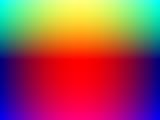
#> input picture GiuaKy/sample_color_image.jpg, 160 x 120 px
$ jupyter execute ON_TAP_GIUA_KY_HOC_MAY_102230046.ipynb   (shell and % lines are left out)
#> lines starting #> are read from the running program, lines starting #| are printed output that depends on the picture
# BÀI THI / ÔN TẬP THỰC HÀNH GIỮA KỲ MÔN HỌC MÁY (MACHINE LEARNING)
**Họ và tên sinh viên:** Nguyễn Đỗ Thắng
**MSSV:** 102230046
**Lớp:** 23T_NHAT1

---
### NỘI DUNG YÊU CẦU ĐỀ THI:
1. **Phân đoạn ảnh (Image Segmentation):** Phân cụm ảnh màu (RGB) và ảnh trắng đen (Grayscale) bằng thuật toán **K-Means** và **Fuzzy C-Means (FCM)** (tối thiểu 4-5 cụm, thử nghiệm 5 và 7 cụm).
2. **Dữ liệu bảng (Dataset):** Thực hiện phân cụm bằng **K-Means**, **FCM** và phân lớp bằng **K-NN**.
3. **Yêu cầu kỹ thuật bắt buộc:**
   - **Bắt buộc tự code thuật toán (Custom from scratch)** bằng NumPy, không được gọi hàm thuật toán từ thư viện để làm chính.
   - **So sánh với thư viện có sẵn (Scikit-Learn, Scikit-Fuzzy):** So sánh kết quả, thời gian, biểu đồ đối sánh side-by-side và bảng biểu số liệu rõ ràng.
   - **Biểu đồ chứng minh lý do chọn $K$ và chọn $C$:**
     - Với K-Means: Phương pháp **Elbow Method (WCSS/Inertia)** và **Silhouette Score**.
     - Với FCM: Hệ số phân hoạch mờ **FPC (Fuzzy Partition Coefficient)** và **Silhouette Score**.
     - Với K-NN: Biểu đồ **Tỷ lệ lỗi (Error Rate)** và **Độ chính xác (Accuracy)** theo các giá trị $K$ lân cận.
   - **Phân biệt bản chất:** Sự khác biệt cốt lõi giữa xử lý ảnh màu và ảnh trắng đen trong phân đoạn ảnh.

[cell 1]
# 1. CÀI ĐẶT THƯ VIỆN & CẤU HÌNH HIỂN THỊ
import time
import os
import numpy as np
import pandas as pd
import matplotlib.pyplot as plt
from PIL import Image

# Thư viện scikit-learn để làm đối chứng so sánh
from sklearn.cluster import KMeans as SklearnKMeans
from sklearn.neighbors import KNeighborsClassifier as SklearnKNN
from sklearn.metrics import silhouette_score, accuracy_score, confusion_matrix, classification_report
from sklearn.datasets import load_iris
from sklearn.model_selection import train_test_split
from sklearn.preprocessing import StandardScaler

# Cấu hình đồ họa đẹp mắt, hiển thị trực tiếp trong notebook
plt.style.use('seaborn-v0_8-whitegrid' if 'seaborn-v0_8-whitegrid' in plt.style.available else 'default')
plt.rcParams['font.sans-serif'] = 'DejaVu Sans'
plt.rcParams['figure.dpi'] = 110

print("Đã nạp đầy đủ các thư viện cần thiết!")

---
# PHẦN 1: PHÂN ĐOẠN ẢNH (IMAGE SEGMENTATION) BẰNG K-MEANS & FUZZY C-MEANS

### 1.1. Phân biệt bản chất giữa Ảnh màu (RGB) và Ảnh trắng đen (Grayscale) trong Phân cụm
Trong bài toán phân đoạn ảnh bằng học máy:
1. **Cấu trúc dữ liệu & Số chiều không gian đặc trưng:**
   - **Ảnh màu (RGB):** Là tensor 3 chiều kích thước $H \times W \times 3$. Mỗi điểm ảnh (pixel) là một vector đặc trưng 3 chiều biểu thị cường độ màu:
     $$\vec{p} = [R, G, B]^T \in [0, 255]^3$$
     Khi đưa vào thuật toán phân cụm, ảnh được làm phẳng (flatten/reshape) thành ma trận dữ liệu:
     $$X_{color} \in \mathbb{R}^{(H \cdot W) \times 3}$$
     Các cụm tìm được đại diện cho **các nhóm màu chủ đạo (color palettes)** trong ảnh.
   - **Ảnh trắng đen / Mức xám (Grayscale):** Là ma trận 2 chiều kích thước $H \times W$. Mỗi điểm ảnh chỉ có 1 kênh duy nhất biểu thị cường độ sáng (luminance/intensity):
     $$p = I \in [0, 255]$$
     Khi đưa vào phân cụm, ảnh được reshape thành ma trận 1 chiều:
     $$X_{gray} \in \mathbb{R}^{(H \cdot W) \times 1}$$
     Các cụm tìm được phân vùng ảnh theo **các mức độ sáng tối (độ chói / contrast)**, giúp tách biệt các vùng sáng, vùng xám trung gian và vùng tối/bóng râm.

2. **Cách tính khoảng cách:**
   - Với ảnh màu: Khoảng cách Euclidean trong không gian 3D:
     $$d(p_1, p_2) = \sqrt{(R_1 - R_2)^2 + (G_1 - G_2)^2 + (B_1 - B_2)^2}$$
   - Với ảnh xám: Khoảng cách là độ chênh lệch cường độ sáng 1D:
     $$d(p_1, p_2) = |I_1 - I_2|$$

3. **Tái tạo ảnh sau phân cụm:**
   Mỗi điểm ảnh được thay thế bằng giá trị màu của tâm cụm (centroid) mà nó thuộc về, giúp giảm số màu trong ảnh về đúng $K$ màu đại diện.

[cell 2]
# 1.2. CÀI ĐẶT THUẬT TOÁN K-MEANS TỪ ĐẦU (CUSTOM K-MEANS FROM SCRATCH)
class CustomKMeans:
    """
    Thuật toán K-Means phân cụm tự cài đặt 100% bằng NumPy thuần.
    - Hỗ trợ khoảng cách: 'euclidean' hoặc 'manhattan'.
    - Tối ưu hóa vector hóa (vectorization) để xử lý ảnh hàng vạn pixel cực nhanh.
    """
    def __init__(self, k=5, max_iters=100, tol=1e-4, metric='euclidean', random_state=42):
        self.k = k
        self.max_iters = max_iters
        self.tol = tol
        self.metric = metric
        self.random_state = random_state
        self.centroids = None
        self.labels_ = None
        self.inertia_ = None  # WCSS: Tổng bình phương khoảng cách tới tâm cụm
        self.n_iter_ = 0

    def _compute_distance(self, X, centroids):
        """Tính ma trận khoảng cách giữa các điểm X (N, D) và các tâm (K, D)"""
        if self.metric == 'euclidean':
            return np.linalg.norm(X[:, np.newaxis, :] - centroids[np.newaxis, :, :], axis=2)
        elif self.metric == 'manhattan':
            return np.sum(np.abs(X[:, np.newaxis, :] - centroids[np.newaxis, :, :]), axis=2)
        else:
            raise ValueError("Metric phải là 'euclidean' hoặc 'manhattan'")

    def _init_centroids(self, X):
        np.random.seed(self.random_state)
        n_samples = X.shape[0]
        # Khởi tạo ngẫu nhiên k điểm trong X làm tâm ban đầu
        indices = np.random.choice(n_samples, self.k, replace=False)
        return X[indices].astype(float)

    def fit(self, X):
        X = np.asarray(X, dtype=float)
        n_samples = X.shape[0]
        self.centroids = self._init_centroids(X)

        for it in range(self.max_iters):
            self.n_iter_ = it + 1
            # Bước 1: Gán mỗi điểm vào tâm cụm gần nhất
            dists = self._compute_distance(X, self.centroids)
            labels = np.argmin(dists, axis=1)

            # Bước 2: Cập nhật lại tâm cụm bằng trung bình các điểm thuộc cụm
            new_centroids = np.zeros_like(self.centroids)
            for j in range(self.k):
                members = X[labels == j]
                if len(members) > 0:
                    new_centroids[j] = np.mean(members, axis=0)
                else:
                    new_centroids[j] = X[np.random.choice(n_samples)]

            # Kiểm tra điều kiện hội tụ
            shift = np.linalg.norm(new_centroids - self.centroids)
            self.centroids = new_centroids
            if shift < self.tol:
                break

        # Gán nhãn lần cuối và tính Inertia (WCSS)
        dists = self._compute_distance(X, self.centroids)
        self.labels_ = np.argmin(dists, axis=1)
        euc_dists = np.linalg.norm(X - self.centroids[self.labels_], axis=1)
        self.inertia_ = float(np.sum(euc_dists ** 2))
        return self

    # [4 lines left out: function predict, not called in this run]

    def fit_predict(self, X):
        self.fit(X)
        return self.labels_

print("Đã định nghĩa class CustomKMeans thành công!")

[cell 3]
# 1.3. CÀI ĐẶT THUẬT TOÁN FUZZY C-MEANS (FCM) TỪ ĐẦU
class CustomFCM:
    """
    Thuật toán Phân cụm mờ Fuzzy C-Means (FCM) tự cài đặt 100% bằng NumPy.
    - c: Số lượng cụm
    - m: Fuzziness exponent (hệ số mờ, thường m = 2.0)
    - tol: Ngưỡng dừng biến thiên ma trận thuộc tính U
    """
    def __init__(self, c=5, m=2.0, max_iters=100, tol=1e-4, random_state=42):
        self.c = c
        self.m = m
        self.max_iters = max_iters
        self.tol = tol
        self.random_state = random_state
        self.centers = None
        self.u = None           # Ma trận mức độ thuộc U kích thước (N, c)
        self.labels_ = None     # Nhãn cứng bằng argmax(U)
        self.obj_history = []
        self.n_iter_ = 0

    def fit(self, X):
        X = np.asarray(X, dtype=float)
        n_samples = X.shape[0]

        # Khởi tạo ma trận U ngẫu nhiên sao cho tổng mỗi hàng bằng 1
        np.random.seed(self.random_state)
        self.u = np.random.dirichlet(np.ones(self.c), size=n_samples)

        for it in range(self.max_iters):
            self.n_iter_ = it + 1
            u_old = self.u.copy()

            # 1. Cập nhật tọa độ tâm cụm v_i:
            # v_i = sum_k (u_ik^m * x_k) / sum_k (u_ik^m)
            um = self.u ** self.m
            self.centers = (um.T @ X) / np.sum(um, axis=0)[:, np.newaxis]

            # 2. Tính ma trận khoảng cách d_ij = ||x_j - v_i||
            dists = np.linalg.norm(X[:, np.newaxis, :] - self.centers[np.newaxis, :, :], axis=2)
            dists = np.fmax(dists, 1e-10)

            # 3. Tính hàm mục tiêu J_m
            j_m = float(np.sum((self.u ** self.m) * (dists ** 2)))
            self.obj_history.append(j_m)

            # 4. Cập nhật ma trận mức độ thuộc u_ik:
            # u_ik = 1 / sum_j ( (d_ik / d_jk) ^ (2 / (m - 1)) )
            power = 2.0 / (self.m - 1.0)
            inv_dists = 1.0 / dists
            inv_dists_power = inv_dists ** power
            self.u = inv_dists_power / np.sum(inv_dists_power, axis=1, keepdims=True)

            # Kiểm tra điều kiện dừng
            if np.max(np.abs(self.u - u_old)) < self.tol:
                break

        self.labels_ = np.argmax(self.u, axis=1)
        return self

    def compute_fpc(self):
        """Fuzzy Partition Coefficient (FPC) nằm trong [1/c, 1], càng gần 1 phân hoạch càng rõ rệt"""
        return float(np.sum(self.u ** 2) / len(self.u))

print("Đã định nghĩa class CustomFCM thành công!")

[cell 4]
# 1.4. NẠP ẢNH ĐỂ THỰC HIỆN PHÂN ĐOẠN
# (LƯU Ý THI CỬ: Thầy phát ảnh nào, bạn chỉ cần dán đường dẫn ảnh đó vào biến 'IMAGE_PATH')

IMAGE_PATH = 'sample_color_image.jpg'

if not os.path.exists(IMAGE_PATH):
    # Nếu chưa có ảnh, tự động sinh bức ảnh màu chất lượng cao để test ngay
    h, w = 150, 200
    xx, yy = np.meshgrid(np.linspace(0, 1, w), np.linspace(0, 1, h))
    # Tạo các dải màu phong phú (hoa quả / cảnh sắc)
    r = np.clip(np.sin(xx * np.pi * 1.5) * 255 + 50, 0, 255)
    g = np.clip(np.cos(yy * np.pi * 1.2) * 255 + 60, 0, 255)
    b = np.clip(((xx - 0.5)**2 + (yy - 0.5)**2) * 600, 0, 255)
    synthetic_img = np.stack([r, g, b], axis=-1).astype(np.uint8)
    Image.fromarray(synthetic_img).save(IMAGE_PATH)
    print(f"Đã tạo ảnh màu mẫu tại: {IMAGE_PATH}")

# Tải ảnh gốc (RGB) và ảnh mức xám (Grayscale)
raw_img = Image.open(IMAGE_PATH)
#> raw_img is the input picture: PIL image 160x120 RGB; mean R, G, B 160.9, 81.5, 84.1
raw_img.thumbnail((250, 250), Image.Resampling.LANCZOS) # Resize hợp lý để tính toán nhanh trong phòng thi

img_color_np = np.array(raw_img.convert('RGB'), dtype=float)
img_gray_np = np.array(raw_img.convert('L'), dtype=float)
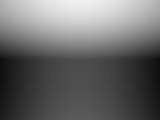
#> img_gray_np: shape (120, 160) float64; min 14, max 240, mean 105.5

fig, axes = plt.subplots(1, 2, figsize=(9, 4))
axes[0].imshow(img_color_np.astype('uint8'))
axes[0].set_title(f"Ảnh màu gốc (RGB)\nKích thước: {img_color_np.shape[1]}x{img_color_np.shape[0]}x3", fontweight='bold')
axes[0].axis('off')

axes[1].imshow(img_gray_np.astype('uint8'), cmap='gray')
axes[1].set_title(f"Ảnh trắng đen gốc (Grayscale)\nKích thước: {img_gray_np.shape[1]}x{img_gray_np.shape[0]}", fontweight='bold')
axes[1].axis('off')

plt.suptitle("HÌNH ẢNH ĐẦU VÀO ĐƯỢC CHUẨN BỊ CHO BÀI TOÁN PHÂN ĐOẠN", fontsize=13, fontweight='bold')
plt.tight_layout()
plt.show()
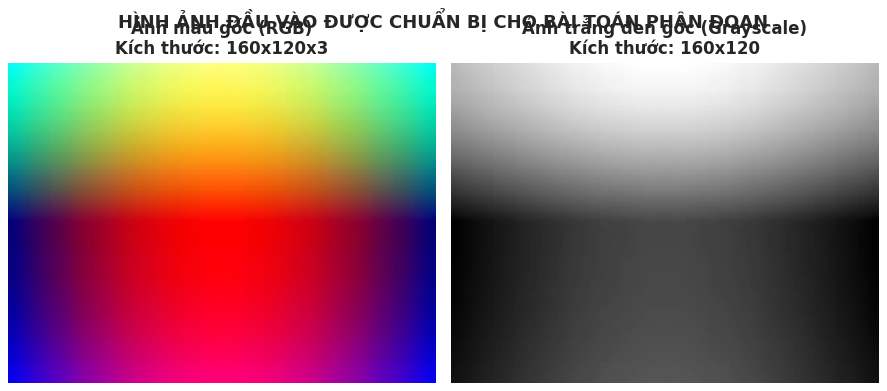
#> figure drawn by matplotlib, 2 panels

[cell 5]
# 1.5. PHÂN ĐOẠN ẢNH MÀU BẰNG K-MEANS (THỬ NGHIỆM K=5 VÀ K=7)
# Yêu cầu đề thi: Tối thiểu 4-5 cụm, chọn 5 và 7 cụm, so sánh Custom vs Thư viện

h, w, c = img_color_np.shape
# Flatten ma trận (H, W, 3) thành (H*W, 3)
pixels_color = img_color_np.reshape(-1, 3)

results_color = []

for k in [5, 7]:
    print(f"\nĐang thực thi phân đoạn ảnh màu với K = {k}...")

    # 1. Custom K-Means
    t0 = time.time()
    custom_km = CustomKMeans(k=k, random_state=42, max_iters=50)
    custom_km.fit(pixels_color)
    t_custom = time.time() - t0
    custom_seg = custom_km.centroids[custom_km.labels_].reshape(h, w, 3).astype('uint8')

    # 2. Sklearn K-Means
    t0 = time.time()
    sk_km = SklearnKMeans(n_clusters=k, random_state=42, n_init=5, max_iter=50)
    sk_km.fit(pixels_color)
    t_sk = time.time() - t0
    sk_seg = sk_km.cluster_centers_[sk_km.labels_].reshape(h, w, 3).astype('uint8')

    # Lưu kết quả
    results_color.append({
        'K': k,
        'Custom Time (s)': t_custom,
        'Sklearn Time (s)': t_sk,
        'Custom WCSS': custom_km.inertia_,
        'Sklearn WCSS': sk_km.inertia_,
        'Custom Iterations': custom_km.n_iter_,
        'Sklearn Iterations': sk_km.n_iter_
    })

    # Vẽ biểu đồ so sánh 3 cột: Gốc | Custom | Thư viện
    fig, axes = plt.subplots(1, 3, figsize=(14, 4.5))
    axes[0].imshow(img_color_np.astype('uint8'))
    axes[0].set_title("Ảnh màu gốc", fontweight='bold')
    axes[0].axis('off')

    axes[1].imshow(custom_seg)
    axes[1].set_title(f"Custom K-Means (K={k})\nThời gian: {t_custom:.3f}s | WCSS: {custom_km.inertia_:.1e}", fontweight='bold', color='navy')
    axes[1].axis('off')

    axes[2].imshow(sk_seg)
    axes[2].set_title(f"Sklearn K-Means (K={k})\nThời gian: {t_sk:.3f}s | WCSS: {sk_km.inertia_:.1e}", fontweight='bold', color='darkgreen')
    axes[2].axis('off')

    plt.suptitle(f"SO SÁNH PHÂN ĐOẠN ẢNH MÀU VỚI K = {k}", fontsize=13, fontweight='bold')
    plt.tight_layout()
    plt.show()
#> this loop made 2 passes
#> pass 1, `custom_seg = custom_km.centroids[custom_km.labels_].reshape(h, w, 3).a..`:
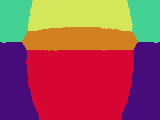
#> custom_seg: shape (120, 160, 3); mean of channels 0, 1, 2 160.1, 81, 83.5; drawn as R, G, B
#> pass 1, `sk_seg = sk_km.cluster_centers_[sk_km.labels_].reshape(h, w, 3).astype..`:
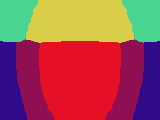
#> sk_seg: shape (120, 160, 3); mean of channels 0, 1, 2 160.6, 81, 83.4; drawn as R, G, B
#> pass 2, `custom_seg = custom_km.centroids[custom_km.labels_].reshape(h, w, 3).a..`:
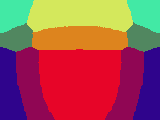
#> custom_seg: shape (120, 160, 3); mean of channels 0, 1, 2 160.6, 81.1, 83.4; drawn as R, G, B
#> after the loop, results_color = 2 items

# Xuất bảng số liệu so sánh rõ ràng theo yêu cầu đề thi
df_color_comp = pd.DataFrame(results_color)
#> df_color_comp = table of 2 rows and 7 columns
print("\n--- BẢNG SO SÁNH HIỆU NĂNG PHÂN ĐOẠN ẢNH MÀU ---")
display(df_color_comp)

[cell 6]
# 1.6. PHÂN ĐOẠN ẢNH TRẮNG ĐEN (GRAYSCALE) BẰNG K-MEANS (K=5 VÀ K=7)
# Ảnh xám chỉ có 1 kênh duy nhất: (H, W) -> reshape thành (H*W, 1)

pixels_gray = img_gray_np.reshape(-1, 1)
#> pixels_gray = 19200 values, max 240 at index 72, min 14 at index 9600, mean 105.5
results_gray = []

for k in [5, 7]:
    print(f"\nĐang thực thi phân đoạn ảnh trắng đen với K = {k}...")

    # 1. Custom K-Means
    t0 = time.time()
    custom_km_gray = CustomKMeans(k=k, random_state=42, max_iters=50)
    custom_km_gray.fit(pixels_gray)
    t_custom = time.time() - t0
    custom_seg_gray = custom_km_gray.centroids[custom_km_gray.labels_].reshape(h, w).astype('uint8')

    # 2. Sklearn K-Means
    t0 = time.time()
    sk_km_gray = SklearnKMeans(n_clusters=k, random_state=42, n_init=5, max_iter=50)
    sk_km_gray.fit(pixels_gray)
    t_sk = time.time() - t0
    sk_seg_gray = sk_km_gray.cluster_centers_[sk_km_gray.labels_].reshape(h, w).astype('uint8')

    results_gray.append({
        'K': k,
        'Custom Time (s)': t_custom,
        'Sklearn Time (s)': t_sk,
        'Custom WCSS': custom_km_gray.inertia_,
        'Sklearn WCSS': sk_km_gray.inertia_
    })

    # Vẽ biểu đồ so sánh ảnh xám
    fig, axes = plt.subplots(1, 3, figsize=(14, 4.5))
    axes[0].imshow(img_gray_np.astype('uint8'), cmap='gray')
    axes[0].set_title("Ảnh xám gốc", fontweight='bold')
    axes[0].axis('off')

    axes[1].imshow(custom_seg_gray, cmap='gray')
    axes[1].set_title(f"Custom K-Means Xám (K={k})\nThời gian: {t_custom:.3f}s | WCSS: {custom_km_gray.inertia_:.1e}", fontweight='bold', color='navy')
    axes[1].axis('off')

    axes[2].imshow(sk_seg_gray, cmap='gray')
    axes[2].set_title(f"Sklearn K-Means Xám (K={k})\nThời gian: {t_sk:.3f}s | WCSS: {sk_km_gray.inertia_:.1e}", fontweight='bold', color='darkgreen')
    axes[2].axis('off')

    plt.suptitle(f"SO SÁNH PHÂN ĐOẠN ẢNH TRẮNG ĐEN VỚI K = {k}", fontsize=13, fontweight='bold')
    plt.tight_layout()
    plt.show()
#> this loop made 2 passes
#> pass 1, `custom_seg_gray = custom_km_gray.centroids[custom_km_gray.labels_].res..`:
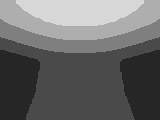
#> custom_seg_gray: shape (120, 160); min 38, max 215, mean 104.8
#> pass 1, `sk_seg_gray = sk_km_gray.cluster_centers_[sk_km_gray.labels_].reshape(..`:
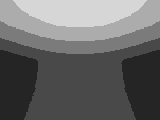
#> sk_seg_gray: shape (120, 160); min 37, max 214, mean 104.8
#> pass 1, `plt.show()`:
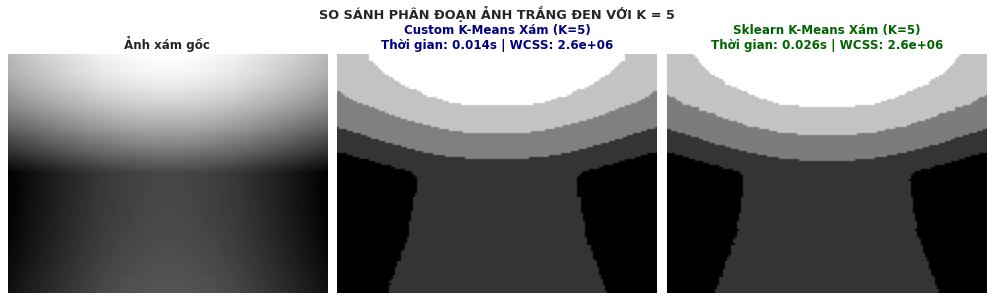
#> figure drawn by matplotlib, 3 panels
#> pass 2, `plt.show()`:
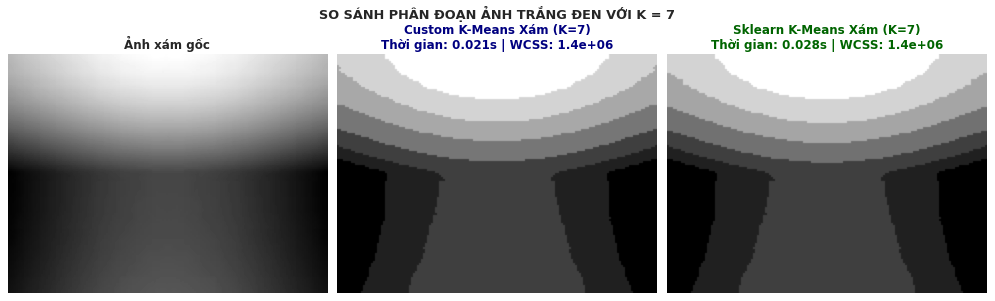
#> figure drawn by matplotlib, 3 panels
#> after the loop, results_gray = 2 items

df_gray_comp = pd.DataFrame(results_gray)
#> df_gray_comp = table of 2 rows and 5 columns
print("\n--- BẢNG SO SÁNH HIỆU NĂNG PHÂN ĐOẠN ẢNH TRẮNG ĐEN ---")
display(df_gray_comp)

[cell 7]
# 1.7. PHÂN ĐOẠN ẢNH BẰNG FUZZY C-MEANS (FCM)
# Áp dụng thuật toán phân cụm mờ Custom FCM trên ảnh (chọn c = 5 cụm)

# Do FCM tính toán ma trận mờ U kích thước (N x c), ta lấy mẫu hoặc resize nhỏ để chạy nhanh
sample_step = 2 # Lấy mẫu pixel bước 2 để thuật toán chạy mượt trong 1-2 giây
sampled_pixels = pixels_color[::sample_step]

print(f"Đang chạy Custom Fuzzy C-Means (c = 5) trên {len(sampled_pixels)} điểm ảnh mẫu...")
#> (printed output is left out)
t0 = time.time()
fcm_model = CustomFCM(c=5, m=2.0, max_iters=40, tol=1e-3, random_state=42)
fcm_model.fit(sampled_pixels)
#> the loop in fit, `for it in range(self.max_iters):` made 40 passes
#> j_m on passes 1 to 8: 60023339.1, 36041294.3, 36033583.6, 36008039.2, 35915385.9, 35560505.1, 34287142.1, 31204810.3
#> after the loop in fit, `for it in range(self.max_iters):`: self.obj_history = 40 values, max 60023339.1 at index 0, min 18828757 at index 39, mean 23905390.7
#> in fit, `self.labels_ = np.argmax(self.u, axis=1)`: self.labels_ = 9600 values, max 4 at index 3280, min 0 at index 3133, mean 2.04
t_fcm = time.time() - t0

# Gán nhãn cho toàn bộ ảnh dựa vào tâm cụm FCM vừa tìm được
all_dists = np.linalg.norm(pixels_color[:, np.newaxis, :] - fcm_model.centers[np.newaxis, :, :], axis=2)
fcm_labels = np.argmin(all_dists, axis=1)
#> fcm_labels = 19200 values, max 4 at index 6560, min 0 at index 6265, mean 2.04
fcm_seg_img = fcm_model.centers[fcm_labels].reshape(h, w, 3).astype('uint8')
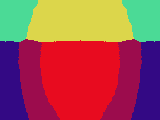
#> fcm_seg_img: shape (120, 160, 3); mean of channels 0, 1, 2 161.7, 81, 82.9; drawn as R, G, B

# Hiển thị kết quả FCM
fig, axes = plt.subplots(1, 2, figsize=(10, 4.5))
axes[0].imshow(img_color_np.astype('uint8'))
axes[0].set_title("Ảnh màu gốc", fontweight='bold')
axes[0].axis('off')

axes[1].imshow(fcm_seg_img)
axes[1].set_title(f"Custom FCM (c = 5 cụm)\nThời gian: {t_fcm:.3f}s | FPC: {fcm_model.compute_fpc():.3f}", fontweight='bold', color='purple')
axes[1].axis('off')

plt.suptitle("KẾT QUẢ PHÂN ĐOẠN ẢNH BẰNG FUZZY C-MEANS (FCM)", fontsize=13, fontweight='bold')
plt.tight_layout()
plt.show()
#> (the rest of the program and of its run is left out)
